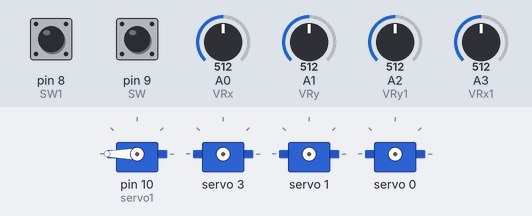
This sketch was run on a simulated Arduino Uno, built with avr-gcc and run on an emulated ATmega328P. On the bench: 4 × servo. The test bench sets the inputs (shaded band); at power-on: A2 (VRy1) = 512, A1 (VRy) = 512, A0 (VRx) = 512, pin 8 (SW1) HIGH, pin 9 (SW) HIGH, A3 (VRx1) = 512. What the sketch prints to the serial monitor is not drawn.

Above: at 1.2 s.
1.3 s: A2 (VRy1) set to 896
2.8 s: A2 (VRy1) set to 922
At 3.3 s:
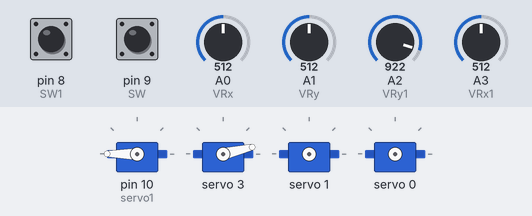
At 3.75 s:
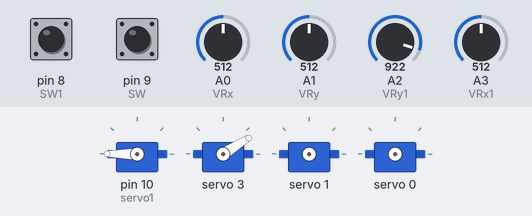
5.8 s: A1 (VRy) set to 123
8.6 s: A1 (VRy) set to 107
At 9.15 s:
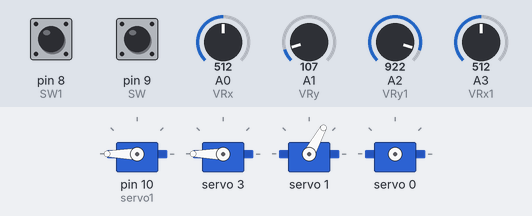
11.6 s: A0 (VRx) set to 122
14.6 s: A0 (VRx) set to 104
At 16.5 s:
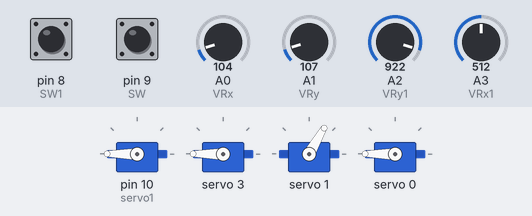
Timing chart, 0 to 48.9 s (numbered marks = the images above; inputs shaded):
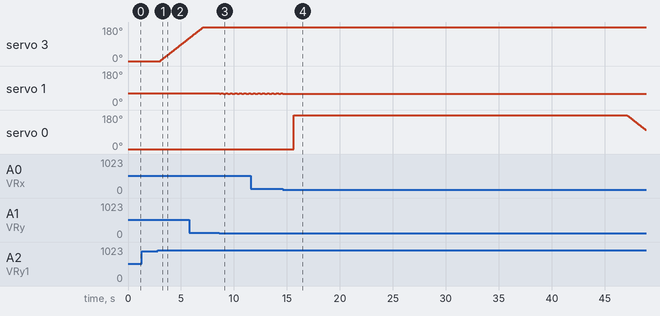

The sketch:

roboticarm.ino
```cpp
#include <Servo.h>
#include <Wire.h>
#include <Adafruit_PWMServoDriver.h>

// called this way, it uses the default address 0x40
Adafruit_PWMServoDriver pwm = Adafruit_PWMServoDriver();
Servo servo1;
int VRx = A0;
int VRy = A1;
int VRy1 = A2;
int VRx1 = A3;
int SW = 9;
int SW1 = 8;
int pos = 0;
int pos1 = 0;
int pos2 = 0;
int pos3 = 0;
int xPosition = 0;
int yPosition = 0;
int xPosition1 = 0;
int yPosition1 = 0;
int SW_state = 0;
int SW1_state = 0;
int mapX = 0;
int mapY = 0;
int mapX1 = 0;
int mapY1 = 0;
int fortnite = 5;
#define SERVOMIN  201 // this is the 'minimum' pulse length count (out of 4096)
#define SERVOMAX  555 // this is the 'maximum' pulse length count (out of 4096)
int angleToPulse(int ang){
   int pulse = map(ang,30, 150, SERVOMIN,SERVOMAX);// map angle of 0 to 180 to Servo min and Servo max
   return pulse;
}


// our servo # counter
uint8_t servonum = 90;
void setup() {
  Serial.begin(9600);
	servo1.attach(10);
  pwm.begin();
  pwm.setPWMFreq(60);  // Analog servos run at ~60 Hz updates
  pinMode(VRx, INPUT);
  pinMode(VRy, INPUT);
  pinMode(VRx1, INPUT);
  pinMode(VRy1, INPUT);
  pinMode(SW, INPUT_PULLUP);
  pinMode(SW1, INPUT_PULLUP);

}

void loop() {
  xPosition = analogRead(VRx);
  yPosition = analogRead(VRy);
  xPosition1 = analogRead(VRx1);
  yPosition1 = analogRead(VRy1);
  SW_state = digitalRead(SW);
  SW1_state = digitalRead(SW1);
  mapX = map(xPosition, 0, 1023, -512, 512);
  mapY = map(yPosition, 0, 1023, -512, 512);
  mapX1 = map(xPosition1, 0, 1023, -512, 512);
  mapY1 = map(yPosition1, 0, 1023, -512, 512);
  if (pos1 <= 59) {
    pos1 = 61;
  }
  if (SW_state == LOW){
    servo1.write(0);
  }
  if (SW_state == HIGH){
    servo1.write(180);
  }
  delay(20);
  move();


}
void move(){
  if (mapX > 400) {
  delay(fortnite);
  pos += 1;
  pwm.setPWM(0,0,angleToPulse(pos) );
  loop();
  }

  else if (mapX < -400) {
  delay(fortnite);
  pos -= 1;
  pwm.setPWM(0,0,angleToPulse(pos) );
  loop();
  }

  else if (mapY > 400 && pos1 <= 175) {
  delay(fortnite);
  pos1 += 1;
  pwm.setPWM(1,0,angleToPulse(pos1) );
  loop();
  }

  else if (mapY < -400 && pos1 >= 60) {
  delay(fortnite);
  pos1 -= 1;
  pwm.setPWM(1,0,angleToPulse(pos1) );
  loop();
  }
  //Joystick 2
  else if (mapX1 > 400) {
  delay(fortnite);
  pos2 += 1;
  pwm.setPWM(2,0,angleToPulse(pos2) );
  loop();
  }

  else if (mapX1 < -400) {
  delay(fortnite);
  pos2 -= 1;
  pwm.setPWM(2,0,angleToPulse(pos2) );
  loop();
  }

  else if (mapY1 > 400) {
  delay(fortnite);
  pos3 += 1;
  pwm.setPWM(3,0,angleToPulse(pos3) );
    Serial.print("among us");
  loop();
  }

  else if (mapY1 < -400) {
  delay(fortnite);
  pos3 -= 1;
  pwm.setPWM(3,0,angleToPulse(pos3) );
    Serial.print("among us");

  loop();
  }
}
```

Measured:
- the behaviour switches between 912 and 913 on A2 (VRy1) (found by bisection; images 0 and 1)
- the behaviour switches between 112 and 111 on A1 (VRy) (found by bisection; images 2 and 3)
- the behaviour switches between 112 and 111 on A0 (VRx) (found by bisection; images 3 and 4)
- after the input at 1.3 s, every drawn part: stays the same
- after the input at 2.8 s, servo 3: moves from 0° to 122° over 2.8 s, starting after 0.22 s
- after the input at 8.6 s, servo 1: alternates 61° for 0.03 s and 60° for 0.03 s, starting after 0.07 s
- after the input at 14.6 s, servo 1: goes on until 14.6 s, then stays 60°; servo 0: 0° → 180° after 1.0 s
